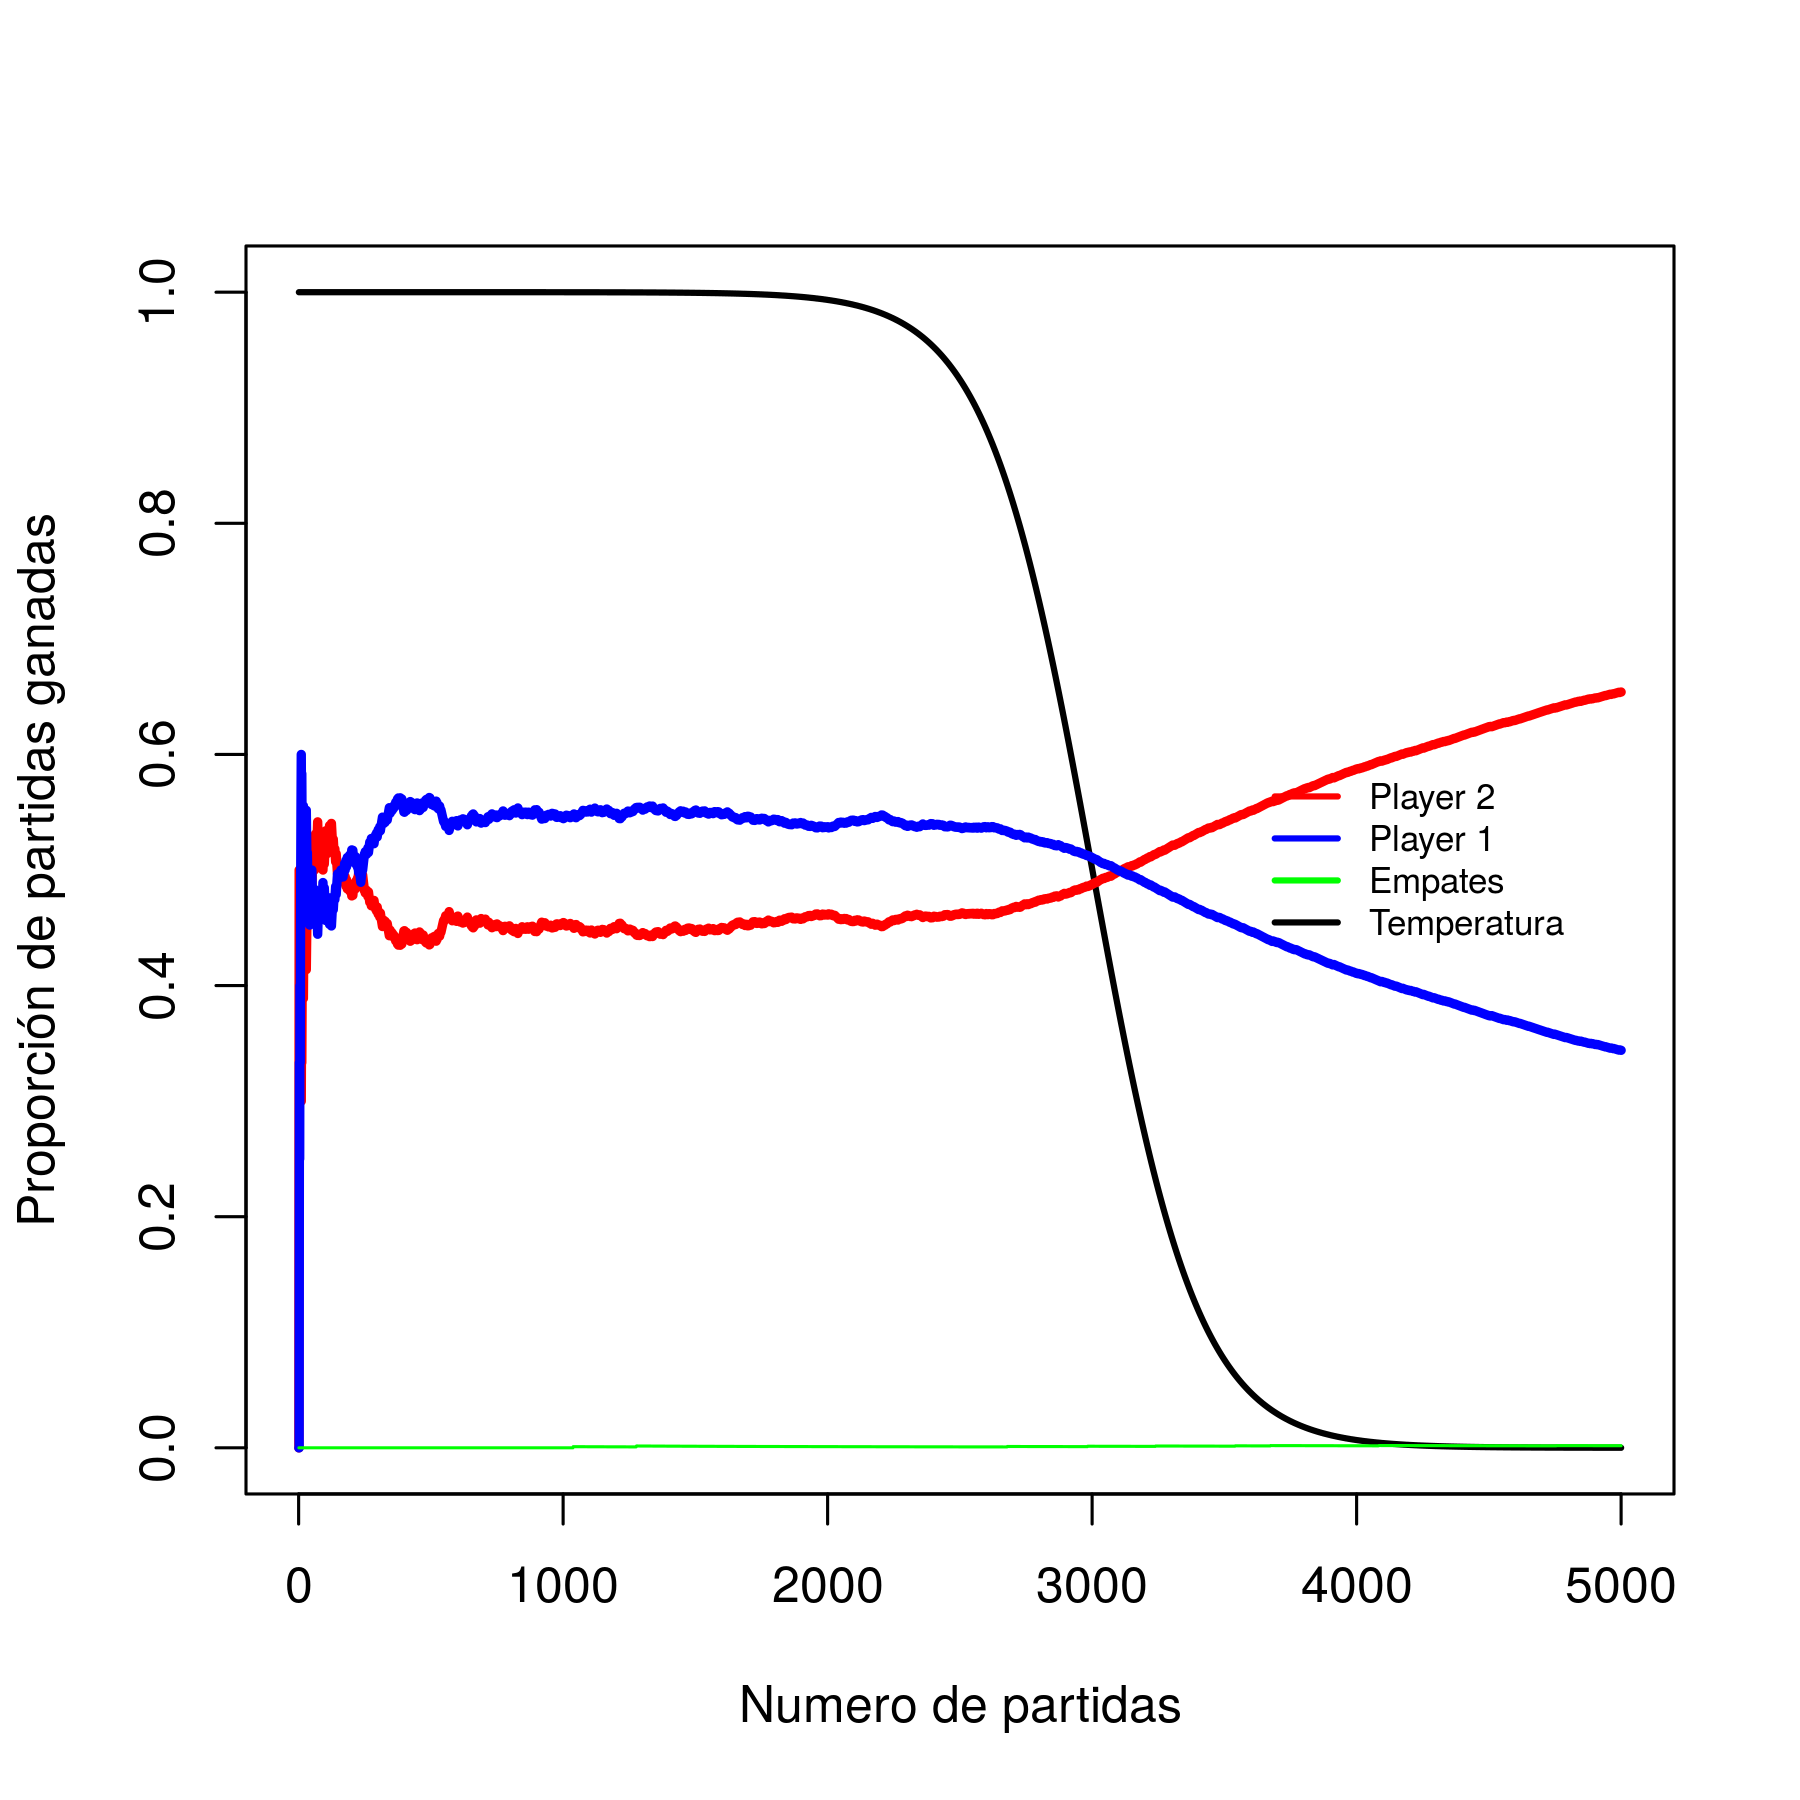

Write R code to recreate this figure.
oldpar <- par(no.readonly = TRUE)
oldwd <- getwd()
this.dir <- dirname(parent.frame(2)$ofile)
setwd(this.dir)
#setwd("~/gaming/materias/aprendizaje_automatico/ML_TP2/Imagenes")


ls <- read.csv("../Datos/SinVision_disipacion_QsinVison_reverse.csv", header =T)


acum <- matrix(0, nrow=length(ls[,1]),ncol=3)

for (i in seq(2,length(ls[,1]))){
  acum[i,] = acum[i-1,]
  if (ls[i,1] == 0) {acum[i,1] = acum[i,1] + 1}
  if (ls[i,1] == 1) {acum[i,2] = acum[i,2] + 1}
  if (ls[i,1] == 2) {acum[i,3] = acum[i,3] + 1}
}

timesLearn = 5000
halflife = ((timesLearn)*2)/5
disipacion=0.005
b0=-halflife*disipacion
temp = ((1)/(1+exp(-(b0+disipacion*(rev(seq(timesLearn)) ) ) ) ))

plot(temp, type="l", lwd=2,
     xlab="Numero de partidas", ylab="Proporción de partidas ganadas")
legend(length(ls[,1])*5/7,0.6, 
       c("Player 2", "Player 1", "Empates", "Temperatura"),
       lty=c(1,1,1,1),
       lwd=c(2,2,2,2),col=c("red","blue","green","black"), cex=0.7, box.lty=0)
lines(seq(length(ls[,1])),acum[,3]/seq(length(ls[,1])), type="l", lwd=3, col="red")
lines(seq(length(ls[,1])),acum[,2]/seq(length(ls[,1])), lwd=3, col="blue")
lines(seq(length(ls[,1])),acum[,1]/seq(length(ls[,1])), col="green")



par(mar=c(5.1,4.1,3.1,4.1))

par(oldpar)
